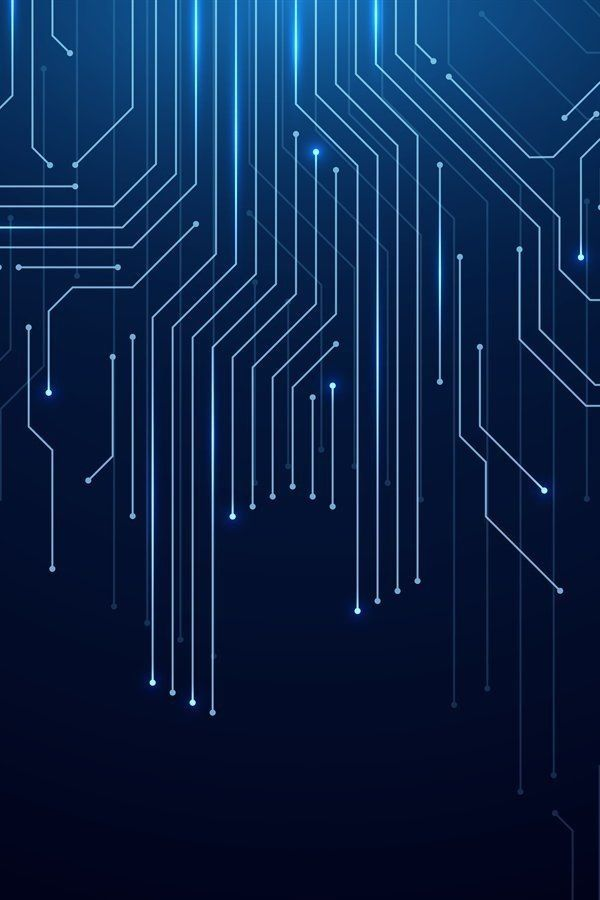
#> input picture assets/Technology Wallpaper.jpg, 600 x 900 px, found by its file name; its folder holds only this picture in this run
$ python -i select_brush.py   (imports and definitions only)
#> lines starting #> are read from the running program, lines starting #| are printed output that depends on the picture
import tkinter as tk
from PIL import Image, ImageTk, ImageFont, ImageDraw
import cv2
import os
import glob

brush_name_list_path = "json/brush_name_list.txt"

def load_brush():
    try:
        with open(brush_name_list_path, "r") as file:
            brush_names = file.readlines()
        brush_names = [brush.strip() for brush in brush_names]
        return brush_names
    except FileNotFoundError:
        pass  # If the file doesn't exist, we do nothing


def select_brush_window():

    # Create a new window for Select Brush
    window = tk.Tk()
    window.title("Select Brush")
    window.geometry("700x820")

    # Set background image
    bg_image = Image.open("assets/Technology Wallpaper.jpg")
#> bg_image is the input picture: PIL image 600x900 RGB; mean R, G, B 11.5, 35.2, 72.2
    bg_image = bg_image.resize((700, 820), Image.LANCZOS)
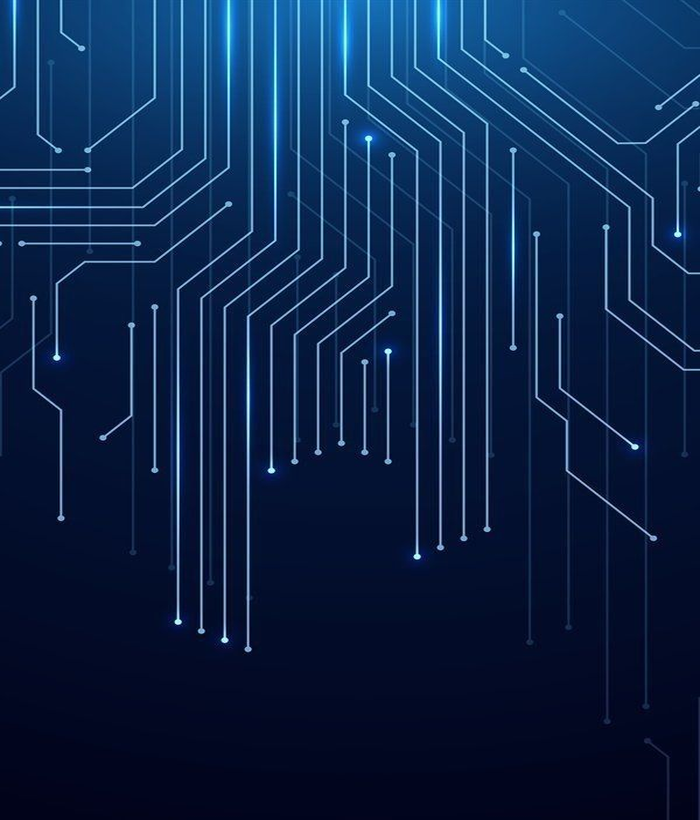
#> bg_image: PIL image 700x820 RGB; mean R, G, B 11.7, 35.2, 72.2
    bg_photo = ImageTk.PhotoImage(bg_image)
    bg_label = tk.Label(window, image=bg_photo)
    bg_label.image = bg_photo  # Keep a reference to avoid garbage collection
    bg_label.place(relwidth=1, relheight=1)

    # List all dataset folders and create buttons with custom font and image
    brush_list = load_brush()
#> (the run stopped early here; a loop or call above may not have finished)
